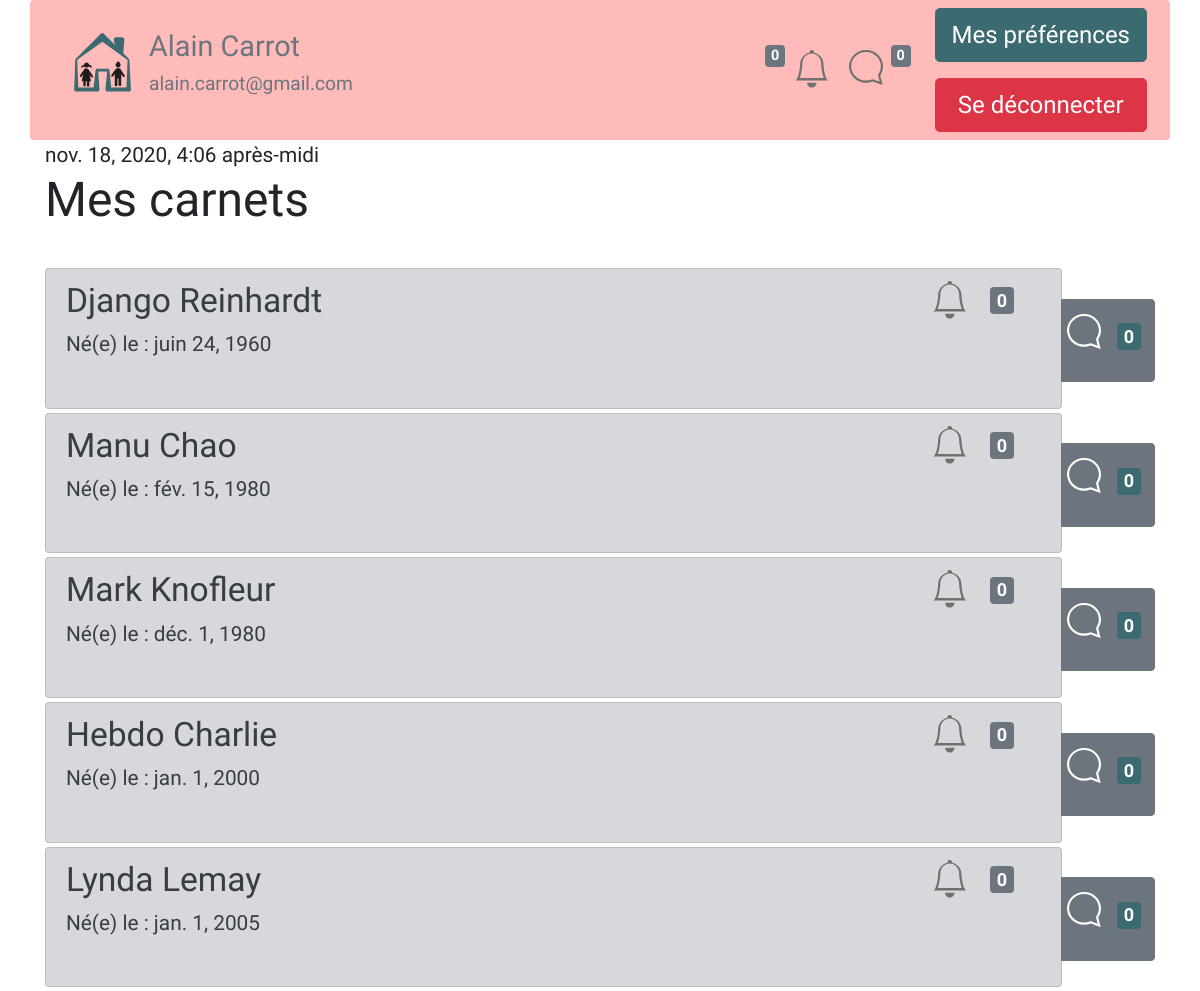
The app's page /tablecom/Carnets (signed in) with its own data.
### tablecom/models.py (models this page shows)
class ChildSNotebook(models.Model): #name of table that contain differents "carnets" for each child
    active=models.BooleanField(default=True)
    name = models.CharField(max_length=80, verbose_name="Nom")
    forename = models.CharField(max_length=80, verbose_name="Prénom")
    date_of_birth = models.DateField(verbose_name="Date de naissance")
    id_RespLeg = models.CharField(max_length=20,verbose_name="Id responsables legaux", default="")  # id of childs attached to LR
    num_ident=models.CharField( verbose_name="Identifiant sécurité sociale",max_length=20)
    id_prof_auth=models.TextField(max_length=1200, verbose_name="Id Professionnels Rattachés")
    articles_id=models.TextField(max_length=2500, verbose_name="Id des articles rattachés", default="")
    class Meta:
        verbose_name = "Carnet Enfant"
        ordering = ['date_of_birth']
    def __str__(self):
        return self.name

### tablecom/views.py (the view)
# urls.py: path('Carnets',views.ChildSNotebookListVisu, name="ChildSNotebookListVisu"),
def ChildSNotebookListVisu(request):
    CarrierList=GlobalCarrier(request)#will carry all necessary variables (for notification, ...)
    CheckNCreateNotifField(request) # will call the creation of notification entry if dont exist
    datetrans = datetime.now()
    ChildSNBsInput=list(ChildSNotebook.objects.all())
    ChildSNBs=[]
    for CSNB in ChildSNBsInput:
        pkAct=CSNB.pk
        if request.user.has_perm("tablecom.CSNB{0}_access".format(pkAct)):
            CSNB.notif_fil=notif_fil_by_CNB(request, pkAct)
            CSNB.notif_message=notif_message_by_CNB(request, pkAct)
            ChildSNBs.append(CSNB)
        else:
            True
    print(ChildSNBs)
    return render(request, 'tablecom/ChildSNotebookListVisu.html', {'liste_carnets': ChildSNBs,'date':datetrans, 'CarrierList':CarrierList})

### notifications/modules_complementaires.py (called while the page is built)
def CheckNCreateNotifField(request):  # will check if a "notification" entry exist for this user, if not create
    try:
        entreeNotifIdUser = Notifications.objects.get(user_id=request.user.pk)  # will catch the userspecific line
    except:
        try:
            Notifications.objects.create(user_id=request.user.pk)
        except:
            print("User non connecté_ pas de création de ligne")
    return

def CheckNCreateNotifFieldForIdCorrespondant(request,id_correspondant):  # will check if a "notification" entry exist for this user, if not create
    try:
        entreeNotifIdUser = Notifications.objects.get(user_id=id_correspondant)  # will catch the userspecific line
    except:
        try:
            Notifications.objects.create(user_id=id_correspondant)
            entreeNotifIdUser = Notifications.objects.get(user_id=id_correspondant)
        except:
            print("Problème de création de l'entrée des notifications")
    return entreeNotifIdUser

def stringTodict(stringToWorkWith):
    listTemp = stringToWorkWith.split(",")
    dictCreated = {}
    for item in listTemp:
        if item != '':
            minilist = item.split(":")
            dictCreated[minilist[0]] = minilist[1]
    return dictCreated

def notif_fil_global_count(request):
    entreeNotifIdUser = Notifications.objects.get(user_id=request.user.pk)  # entry of user's notification table
    dicoTemp = stringTodict(entreeNotifIdUser.NotifFil)
    somme = int()
    for valeur in dicoTemp.values():
        somme += int(valeur)
    return somme

def notif_fil_by_CNB(request, carnet_id):
    try:
        entreeNotifIdUser = Notifications.objects.get(user_id=request.user.pk)  # entry of user's notification table
        dicoTemp = stringTodict(entreeNotifIdUser.NotifFil)
        number_of_notifs = dicoTemp[str(carnet_id)]
    except:
        number_of_notifs = 0
    return number_of_notifs

def getGlobalCountOfDirectMessage(request):
    NotifTempLine=CheckNCreateNotifFieldForIdCorrespondant(request,request.user.pk)
    StringNotifsMessagesForUser=NotifTempLine.NotifMessages
    if "," in StringNotifsMessagesForUser:
        splitedStringByCarnets = StringNotifsMessagesForUser[:-1].split(",") #:-1 to delete coma
    else: #if there is no coma, it means that there is no value at all
        splitedStringByCarnets=[]=[]
    totalnumber=int()
    for CarnetNotif in splitedStringByCarnets:
        totalnumber+=len(CarnetNotif.split(";"))
    return totalnumber

### tablecom/templates/tablecom/ChildSNotebookListVisu.html (shortened to what this page needs)
<!DOCTYPE html>
{% extends "tablecom/base.html" %}
{% load static %}
{% block content %}
 <div class="container">
{{ date }}
<h1>Mes carnets</h1><br>
<div class="list-group">
{% for carnet in liste_carnets %}
<div class="btn-group align-items-center" role="group">
        <a href="{% url 'ChildSNotebookVisu' carnet.id %}" class="list-group-item list-group-item-action list-group-item-secondary rounded pb-0 mb-1">
            <div class="row mr-2 ">
                <div class="col-8">
                    <h3>{{ carnet.name }} {{ carnet.forename }}</h3>
                    <p> Né(e) le : {{carnet.date_of_birth}} </p>
                </div>
                <div class="col-4 ">
                          <div class="row justify-content-end ">
                              <div class="col-2">
                                  <img src="{% static 'images/notif_fil_general.svg' %}" class="img">
                              </div>
                              <div class="col-2 m-1">
                                  {% if carnet.notif_fil == "0" %}
                                  <h5><span class="badge badge-secondary">{{carnet.notif_fil}}</span></h5>
                                  {% else %}
                                  <h5><span class="badge badge-primary">{{carnet.notif_fil}}</span></h5>
                                  {% endif %}
                              </div>
                          </div>
                </div>
            </div>
                <br>
        </a>
    <a href="{% url 'Message_Contact_List' carnet.id %}" class="btn btn-secondary">
                        <div class="row ">
                                <div class="col p-2  "><img src="{% static 'images/notif_mess_perso_white.svg' %}" class="img"></div>
                                {% if carnet.notif_message != 0 %}
                                <div class="col  pb-3 pt-3">  <h5><span class="badge badge-primary">{{carnet.notif_message}}</span></h5></div>
                                {% else %}
                                <div class="col pb-3 pt-3 ">  <h5><span class="badge badge-info">{{carnet.notif_message}}</span></h5></div>
                                {% endif %}
                        </div>
    </a>
</div>
{% empty %}
    <p>Aucun carnet.</p>
        {% endfor %}</div></div>
{% endblock %}

### tablecom/templates/tablecom/base.html (shortened to what this page needs)
<!DOCTYPE html>
    {% load static %}
    {% block head %}
        <html lang="fr">
        <head>
        <link rel="stylesheet" href="/static/style/bootstrapExportTheme/bootstrap.min.css" >
        <link rel="stylesheet" type="text/css" href="https://cdn.jsdelivr.net/npm/cookieconsent@3/build/cookieconsent.min.css" />
            <link rel="stylesheet" href="/static/style/stylefont.css" />
        </head>
    {% endblock %}
<body>
    <nav>
       {% block nav %}
            {% if user.is_authenticated %}
<div class="container rounded" style="background:#ffbaba !important;">
    <div class="p d-none d-md-block">
        <div class="d-flex flex-wrap align-items-center">
              <div class="mr-auto p-3 ">
                <div class="d-flex justify-content-start">
                    <div class="p-2"><a href="{% url 'accueil' %}"><img src="/static/images/new_home.svg" class="img-fluid"></a></div>
                    <div class="p-2"><h4 class="text-secondary">{{ user.first_name }} {{ user.last_name }}</h4><h6 class="text-secondary"><p>{{ user.email }}</p></h6></div>
                </div>
              </div>
              <div class="p-3 ">
                <div class="d-flex">
                    {% if CarrierList.1 == 0 %}
                    <h6><span class="badge badge-secondary">{{ CarrierList.1 }}</span></h6>
                    {% else %}
                    <h6><span class="badge badge-primary">{{ CarrierList.1 }}</span></h6>
                    {% endif %}
                    <a href="{% url 'accueil' %}"><img src="{% static 'images/notif_fil_general.svg' %}" class="img-fluid p-2"></a>
                     <a href="{% url 'accueil' %}"><img src="{% static 'images/notif_mess_perso.svg' %}" class="img-fluid p-2"></a>
                    {% if CarrierList.0 == 0 %}
                    <h6><span class="badge badge-secondary">{{ CarrierList.0 }} </span></h6>
                    {% else %}
                    <h6><span class="badge badge-primary">{{ CarrierList.0 }}</span></h6>
                    {% endif %}
                </div>
              </div>
              <div class="d-flex flex-column">
                  <div class="p-2"><a href="{% url 'MyProfile' %}"><button type="button" class="btn btn-info btn-lg">Mes préférences</button></a></div>
                  <div class="p-2"><a href="{% url 'deconnexion' %}"><button type="button" class="btn btn-danger btn-block btn-lg">Se déconnecter</button></a></div>
              </div>
        </div>
    </div>
</div>
            {% else %}
        <div class="container">
        </div>
            {% endif %}
       {% endblock %}
   </nav>
    {% block content %}Contenu à introduire{% endblock %}
</body>
</html>

### records on screen
ChildSNotebook: name "Django", forename "Reinhardt", date_of_birth "juin 24, 1960", notif_fil "0", notif_message "0"
ChildSNotebook: name "Manu", forename "Chao", date_of_birth "fév. 15, 1980", notif_fil "0", notif_message "0"
ChildSNotebook: name "Mark", forename "Knofleur", date_of_birth "déc. 1, 1980", notif_fil "0", notif_message "0"
ChildSNotebook: name "Hebdo", forename "Charlie", date_of_birth "jan. 1, 2000", notif_fil "0", notif_message "0"
ChildSNotebook: name "Lynda", forename "Lemay", date_of_birth "jan. 1, 2005", notif_fil "0", notif_message "0"

### other values on screen
{{ user.first_name }} "Alain"
{{ user.last_name }} "Carrot"
{{ user.email }} "alain.carrot@gmail.com"
{{ CarrierList.1 }} "0"
{{ CarrierList.0 }} "0"
